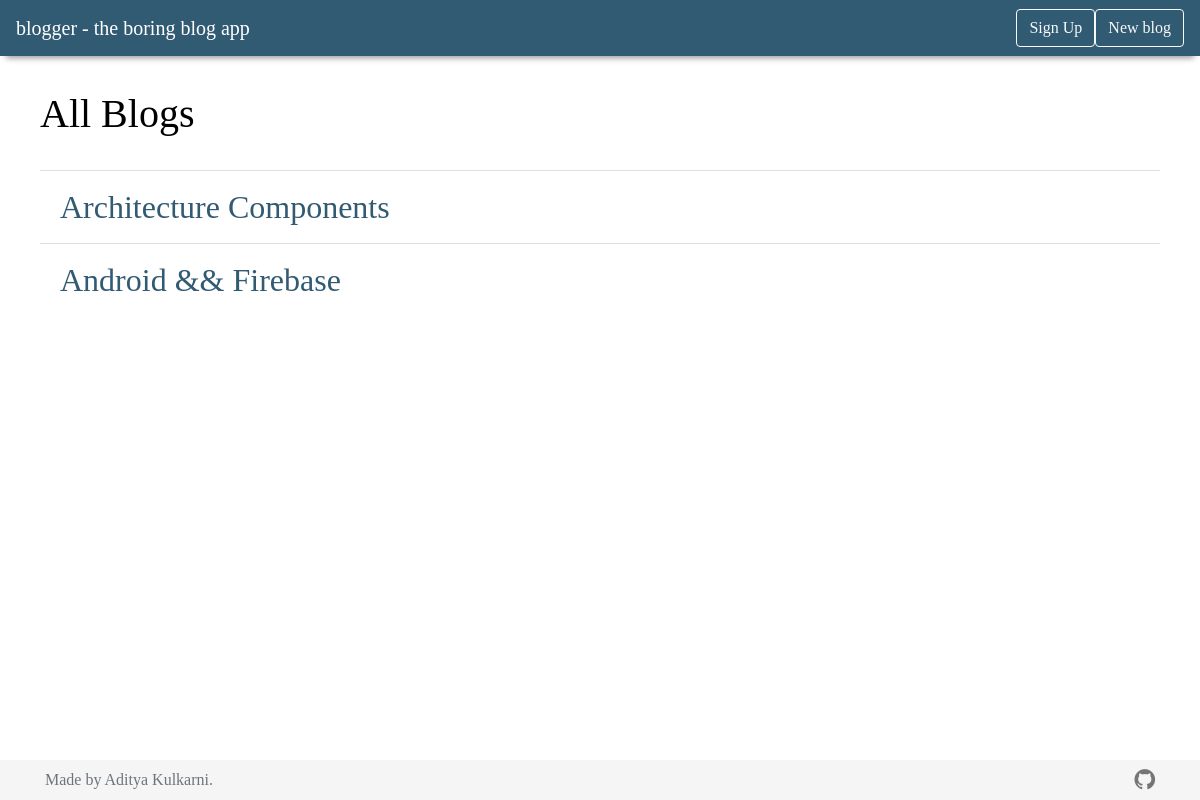
The page /blog/ on the database as committed earlier.
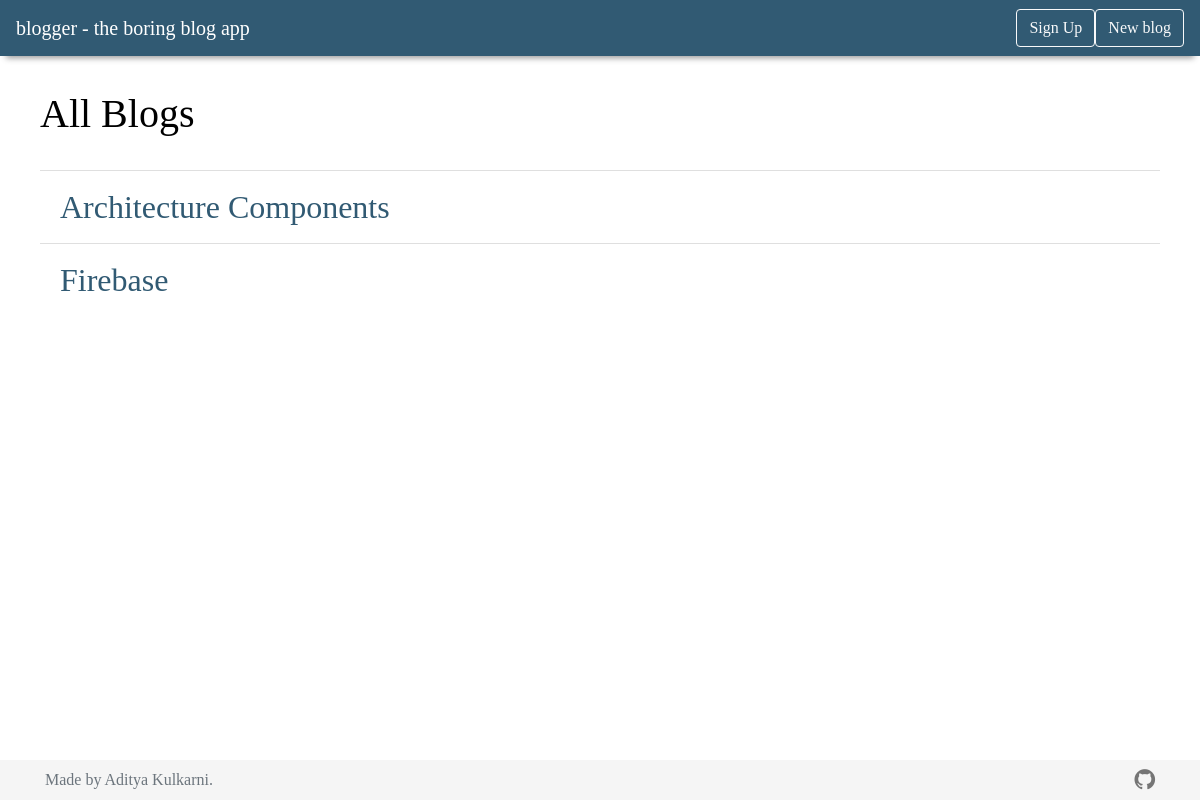
The same page on the database as committed later.
### blog/models.py (models this page shows, shortened)
class Blog(models.Model):
	blog_title = models.CharField(max_length=100)
	blog_content = models.TextField(max_length=10000)
	blog_author = models.CharField(max_length=50)
	pub_date = models.DateTimeField('date published')

### blog/views.py (the view)
# urls.py: path('', views.index, name = 'index'),
def index(request):
	latest_blogs = Blog.objects.order_by('-pub_date')
	context = {'latest_blogs': latest_blogs}
	return render(request, 'blog/index.html', context)

### blog/templates/blog/index.html
{% extends 'blog/master.html' %}
{% load static %}
{% block content %}
	<div>
		<br>
		<h1>All Blogs</h1>
		<br>
		{% if latest_blogs %}
		    <ul class="list-group list-group-flush">
		    {% for blog in latest_blogs %}
		    	<div>
			        <li class="list-group-item"><a href="{% url 'blog:detail' blog.id %}">{{ blog.blog_title }}</a></li>
			    </div>
		    {% endfor %}
		    </ul>
		{% else %}
		    <p>No blogs are available.</p>
		{% endif %}
	</div>
{% endblock content %}

Rows that differ between the two databases and show on the page:
changed Blog: blog_title "Android && Firebase" → "Firebase"
